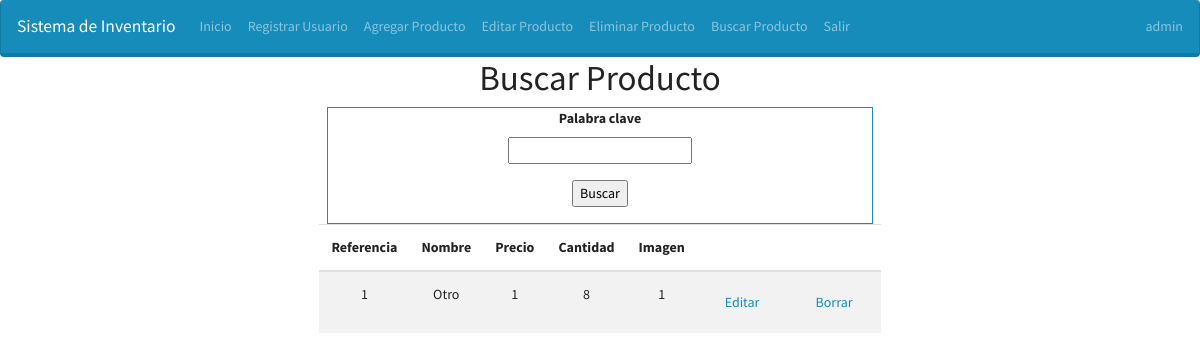
The page /buscar_producto (signed in) on the database its author committed.
### tables this page shows
CREATE TABLE productos (
        ref TEXT,
        nombre  TEXT,
        precio  INTEGER,
        cantidad    INTEGER,
        imagen  TEXT
    );

### app.py (the view)
@app.route("/buscar_producto", methods=("GET", "POST"))
def buscar_producto():
    if "rol" not in session:
        return redirect(url_for("login"))
    form = FormularioBuscarProducto()
    if request.method == "GET":
        productosdb = db_listar_productos()
    elif form.validate_on_submit():
        palabra = form.buscar.data
        productosdb = db_producto_by_text(palabra)
        if productosdb is None:
            flash("No se encuentra ningún producto con esa palabra.")
    return render_template("buscar_producto.html", form=form, productos=productosdb)

### forms.py
class FormularioBuscarProducto(FlaskForm):
    buscar = StringField('Palabra clave')
    enviar = SubmitField('Buscar')

### productos_service.py (called while the page is built)
def db_listar_productos():
    strsql = "SELECT ref, nombre, precio, cantidad, imagen FROM productos;"
    con = sql_connection()
    cursor = con.cursor()
    cursor.execute(strsql)
    productos = cursor.fetchall()
    con.close()
    return productos

### systemdb.py (called while the page is built)
def sql_connection():
    try:
        con = sqlite3.connect('systemdb.db')
        return con;
    except Error:
        print(Error)

### templates/buscar_producto.html (shortened to what this page needs)
{% extends "_layout.html" %}
{% block contenido %}
    {% from "_formhelpers.html" import render_field %}
    <h1>Buscar Producto</h1>
    <div class="px-2">
        <form class="border border-primary" action="" method="post" novalidate>
            <div class="form-group col">
                <dl>
                    {{ render_field(form.buscar) }}
                </dl>
                <p>{{ form.enviar() }}</p>
            </div>
        </form>
    </div>
    <div class="table-responsive">
        <table id="reviewer_table" class="table table-hover table-striped table-condensed tasks-table">
            <thead>
            <tr>
                <th>Referencia</th>
                <th>Nombre</th>
                <th>Precio</th>
                <th>Cantidad</th>
                <th>Imagen</th>
                <th></th>
                {% if session['rol'] == 'admin' %}
                    <th></th>
                {% endif %}
            </tr>
            </thead>
            <tbody>
            {% if productos %}
                {% for producto in productos %}
                    <tr>
                        <td>{{ producto[0] }}</td>
                        <td>{{ producto[1] }}</td>
                        <td>{{ producto[2] }}</td>
                        <td>{{ producto[3] }}</td>
                        <td>{{ producto[4] }}</td>
                        <td><a class="nav-link" href="/editar_producto/{{ producto[0] }}">Editar</a></td>
                        {% if session['rol'] == 'admin' %}
                            <td><a class="nav-link" href="/eliminar_producto/{{ producto[0] }}">Borrar</a></td>
                        {% endif %}
                    </tr>
                {% endfor %}
            {% endif %}
            </tbody>
        </table>
    </div>
{% endblock %}

### templates/_layout.html (shortened to what this page needs)
<!DOCTYPE html>
<html lang="en">
<head>
    <link rel="stylesheet" href="{{ url_for('static', filename='css/bootstrap.min.css') }}">
</head>
<body>
<nav class="navbar navbar-expand-lg navbar-dark bg-primary rounded">
    <a class="navbar-brand" href="#">Sistema de Inventario</a>
    <div class="navbar-collapse collapse" id="navbarColor01" style="">
        <ul class="navbar-nav mr-auto">
            {% if session['rutas'] %}
                {% for ruta in session['rutas'] %}
                    <li class="nav-item">
                        <a class="nav-link" href="{{ ruta[0] }}">{{ ruta[1] }}</a>
                    </li>
                {% endfor %}
            {% endif %}
        </ul>
        {% if session['rol'] %}
            <span class="navbar-text">{{ session['rol'] }}</span>
        {% endif %}
    </div>
</nav>
<div class="container-fluid">
    <div class="row justify-content-center">
        <div class="text-center">
            {% block contenido %} {% endblock %}
        </div>
    </div>
</div>
</body>
</html>

### templates/_formhelpers.html (shortened to what this page needs)
{% macro render_field(field) %}
    <dt xmlns="http://www.w3.org/1999/html">{{ field.label }}
    <dd>{{ field(**kwargs)|safe }}
    </dd>
{% endmacro %}

### rows shown on the page
productos: ref "1", nombre "Otro", precio "1", cantidad "8", imagen "1"

### other values the page prints
{{ ruta[1] }} "Inicio" "Registrar Usuario" "Agregar Producto" "Editar Producto" "Eliminar Producto" "Buscar Producto" "Salir"
{{ session['rol'] }} "admin"
{{ field.label }} "Palabra clave"
